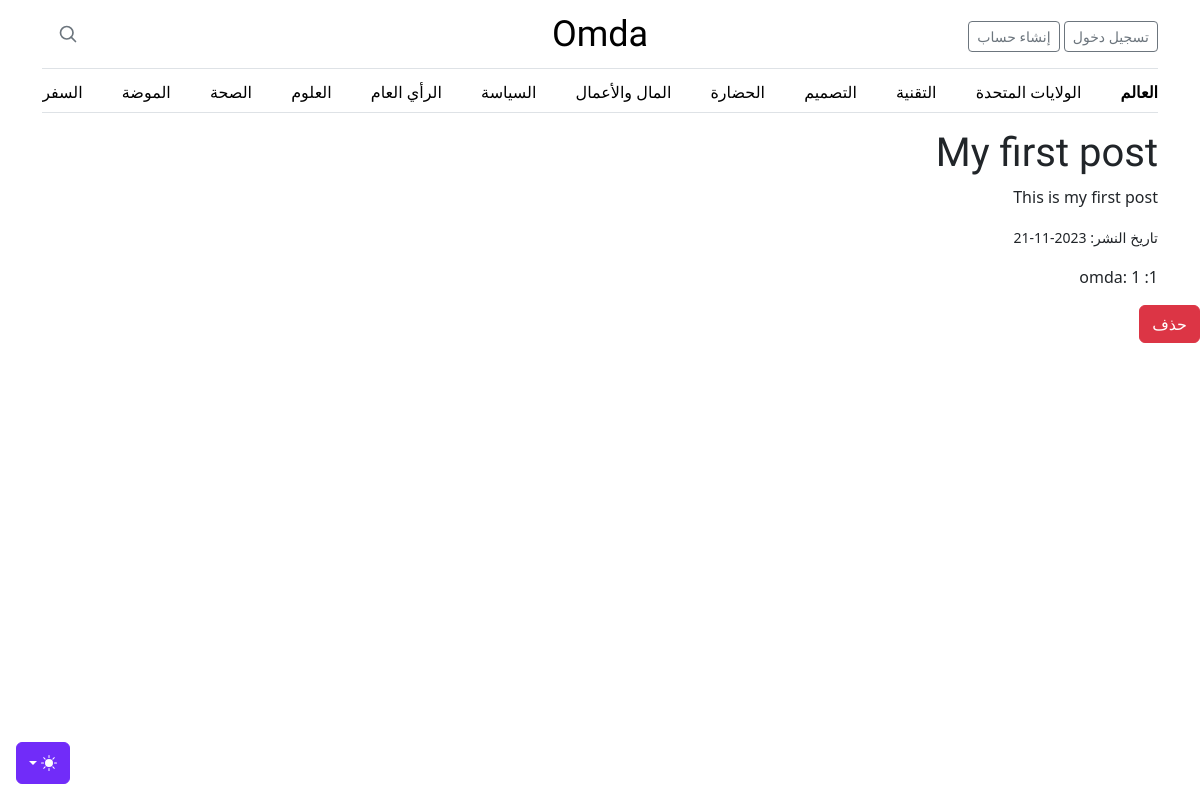
/articles/1, run on the app's committed database.
### app/models.py (models this page shows)
class Post(db.Model):
    id = db.Column(db.Integer, primary_key=True)
    title = db.Column(db.String)
    content = db.Column(db.String)
    created_at = db.Column(db.DateTime, default=datetime.utcnow)
    user_id = db.Column(db.Integer, db.ForeignKey("user.id"))

class User(db.Model, UserMixin):
    id = db.Column(db.Integer, primary_key=True)
    username = db.Column(db.String, unique=True, nullable=False)
    email = db.Column(db.String, unique=True, nullable=False)
    password = db.Column(db.String)
    created_at = db.Column(db.DateTime, default=datetime.utcnow)
    posts = db.relationship("Post", backref="author")

### app/viwes/viwes.py (the view)
@viwe.route("/articles/<int:article_id>")
def article(article_id):
    article = get_article(article_id)
    user = get_user(article.user_id)
    return render_template("article.html", article=article, user=user)

### app/viwes/viwes.py (called while the page is built)
def get_article(article_id):
    article = Post.query.get(article_id)
    return article

def get_user(user_id):
    article = User.query.get(user_id)
    return article

### app/templates/article.html (shortened to what this page needs)
{% extends "layout.html" %}
{% block content %}
<div class="container">
    <div class="row">
      <div class="col-md-8">
        <h1>{{ article.title }}</h1>
        <p>{{ article.content | safe }}</p>
        <p>
          <small>تاريخ النشر: {{ article.created_at.strftime("%Y-%m-%d") }}</small>
        </p>
      </div>
      <div class="col-md-4">
      </div>
    </div>
  <p>{{article.user_id}}: {{article.id}} :{{user.username}}</p>
  </div >
<a href="/delete/{{ article.id }}" class="btn btn-danger">حذف</a>
{% endblock %}

### app/static/css/blog.rtl.css (style rules this page uses)
h1, h2, h3, h4, h5, h6 { font-family: Amiri, Georgia, "Times New Roman", serif; }

### data on the page
Post: title "My first post", content "This is my first post", created_at "2023-11-21", user_id "1"
User: username "omda"
